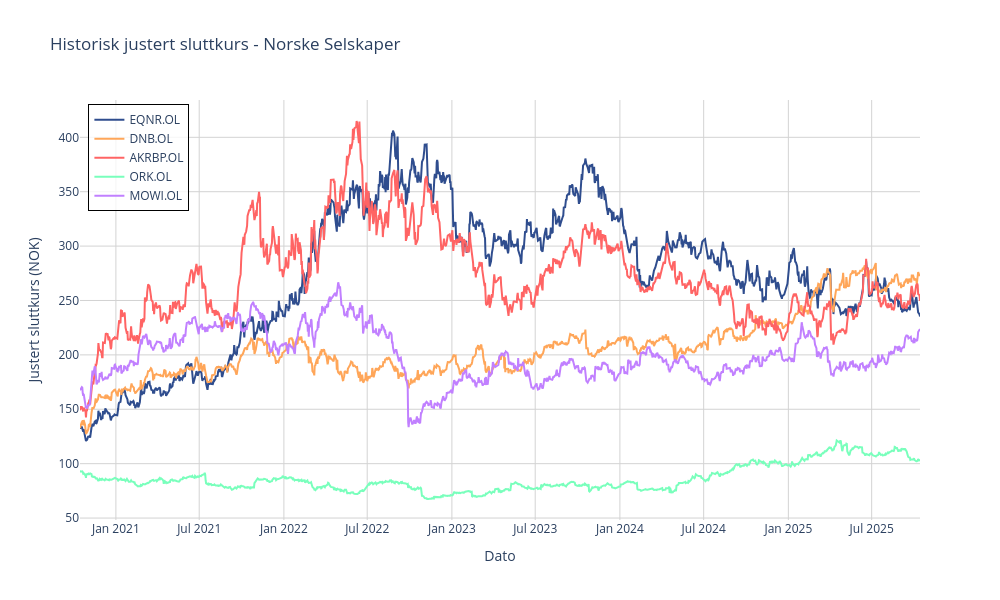

Source (notebook cell):
### Code cell
# Define consistent colors (same as Overview.py)
color_map = {
    "EQNR.OL": "#2f4d8e",
    "DNB.OL": "#ffa659",
    "AKRBP.OL": "#ff6464",
    "ORK.OL": "#79ffbc",
    "MOWI.OL": "#c180ff",
}
colors = [color_map[ticker] for ticker in TICKERS]

# Plot 1: Adjusted Close Prices
fig = go.Figure()

for i, ticker in enumerate(TICKERS):
    if ticker in adj_close_data.columns:
        fig.add_trace(go.Scatter(
            x=adj_close_data.index,
            y=adj_close_data[ticker],
            mode='lines',
            name=ticker,
            line=dict(color=colors[i], width=2),
            hovertemplate=f'<b>{ticker}</b><br>' +
                         'Dato: %{x}<br>' +
                         'Justert sluttkurs: %{y:.2f} NOK<br>' +
                         '<extra></extra>'
        ))

fig.update_layout(
    title='Historisk justert sluttkurs - Norske Selskaper',
    xaxis_title='Dato',
    yaxis_title='Justert sluttkurs (NOK)',
    hovermode='x unified',
    legend=dict(
        yanchor="top",
        y=0.99,
        xanchor="left",
        x=0.01,
        bgcolor="rgba(255, 255, 255, 0.8)",
        bordercolor="black",
        borderwidth=1
    ),
    height=600,
    width=1000,
    plot_bgcolor='white',
    xaxis=dict(showgrid=True, gridcolor='lightgray'),
    yaxis=dict(showgrid=True, gridcolor='lightgray')
)

fig.show()

### Figure 1 — Plotly figure (JSON) as saved in the notebook; plotly's stock layout.template omitted (floating-point values rounded to 4 significant figures; data arrays with more than 128 entries replaced by an {"elided": "..."} marker saying what was removed)
{"data": [{"hovertemplate": "<b>EQNR.OL</b><br>Dato: %{x}<br>Justert sluttkurs: %{y:.2f} NOK<br><extra></extra>", "line": {"color": "#2f4d8e", "width": 2}, "mode": "lines", "name": "EQNR.OL", "type": "scatter", "x": {"elided": "1257 str values"}, "y": {"elided": "1257 float values"}}, {"hovertemplate": "<b>DNB.OL</b><br>Dato: %{x}<br>Justert sluttkurs: %{y:.2f} NOK<br><extra></extra>", "line": {"color": "#ffa659", "width": 2}, "mode": "lines", "name": "DNB.OL", "type": "scatter", "x": {"elided": "1257 str values"}, "y": {"elided": "1257 float values"}}, {"hovertemplate": "<b>AKRBP.OL</b><br>Dato: %{x}<br>Justert sluttkurs: %{y:.2f} NOK<br><extra></extra>", "line": {"color": "#ff6464", "width": 2}, "mode": "lines", "name": "AKRBP.OL", "type": "scatter", "x": {"elided": "1257 str values"}, "y": {"elided": "1257 float values"}}, {"hovertemplate": "<b>ORK.OL</b><br>Dato: %{x}<br>Justert sluttkurs: %{y:.2f} NOK<br><extra></extra>", "line": {"color": "#79ffbc", "width": 2}, "mode": "lines", "name": "ORK.OL", "type": "scatter", "x": {"elided": "1257 str values"}, "y": {"elided": "1257 float values"}}, {"hovertemplate": "<b>MOWI.OL</b><br>Dato: %{x}<br>Justert sluttkurs: %{y:.2f} NOK<br><extra></extra>", "line": {"color": "#c180ff", "width": 2}, "mode": "lines", "name": "MOWI.OL", "type": "scatter", "x": {"elided": "1257 str values"}, "y": {"elided": "1257 float values"}}], "layout": {"height": 600, "hovermode": "x unified", "legend": {"bgcolor": "rgba(255, 255, 255, 0.8)", "bordercolor": "black", "borderwidth": 1, "x": 0.01, "xanchor": "left", "y": 0.99, "yanchor": "top"}, "plot_bgcolor": "white", "title": {"text": "Historisk justert sluttkurs - Norske Selskaper"}, "width": 1000, "xaxis": {"gridcolor": "lightgray", "showgrid": true, "title": {"text": "Dato"}}, "yaxis": {"gridcolor": "lightgray", "showgrid": true, "title": {"text": "Justert sluttkurs (NOK)"}}}}
